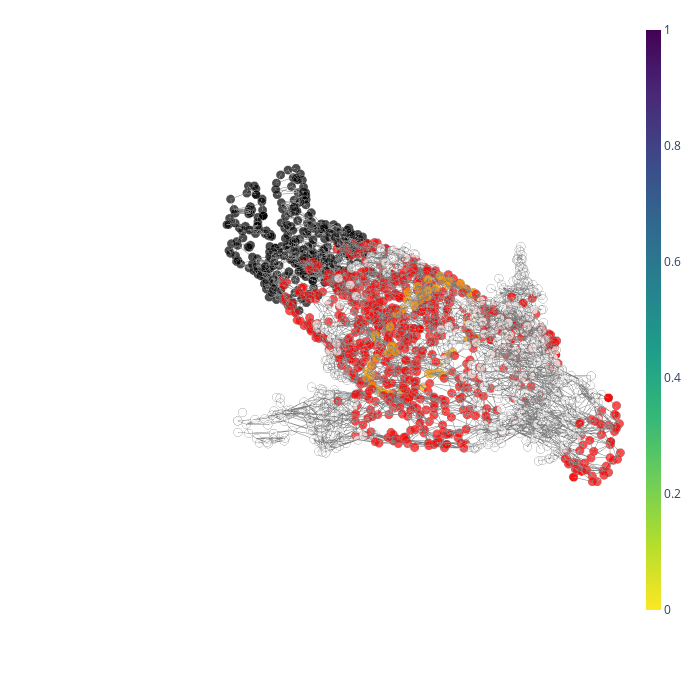

The code cell stored with this chart in its notebook:
### Code cell
# plot
node_elements = nx.get_node_attributes(graph, 'elements')

pos = dict()
node_colors = []
i=0
for n in node_elements.keys(): 
    pos[n] = X[node_elements[n]].mean(axis = 0)
    node_colors.append(colors[df_sample.loc[node_elements[n],"r"].value_counts().index[0]])
    i+=1
#pos = nx.spring_layout(graph, seed=0, dim=3)
#pos = nx.kamada_kawai_layout(graph, dim = 3)
#pos = nx.layout.spectral_layout(graph, dim = 3)


node_text = [k for k in node_elements.keys()]
node_sizes = [len(el) for el in node_elements.values()]

fig = mp.visualize.create_network_3d(graph, 
                                    pos, 
                                    [20]*len(node_sizes),#node_sizes, 
                                    node_colors, 
                                    node_text, 
                                    node_scale=12)


fig.update_layout(width=700,height=700,margin=go.layout.Margin(t=20,l=200,r=50))
fig.show()

### Figure 1 — Plotly figure (JSON) as saved in the notebook; plotly's stock layout.template omitted (floating-point values rounded to 4 significant figures; data arrays with more than 128 entries replaced by an {"elided": "..."} marker saying what was removed)
{"data": [{"hoverinfo": "none", "line": {"color": "rgb(125,125,125)", "width": 1}, "mode": "lines", "type": "scatter3d", "x": {"elided": "21051 float values"}, "y": {"elided": "21051 float values"}, "z": {"elided": "21051 float values"}}, {"hoverinfo": "text", "marker": {"cmax": 1, "cmin": 0, "color": {"elided": "1767 str values"}, "colorbar": {"thickness": 15, "title": {"side": "right", "text": ""}, "xanchor": "left"}, "colorscale": [[0, "#440154"], [0.1111, "#482878"], [0.2222, "#3e4989"], [0.3333, "#31688e"], [0.4444, "#26828e"], [0.5556, "#1f9e89"], [0.6667, "#35b779"], [0.7778, "#6ece58"], [0.8889, "#b5de2b"], [1, "#fde725"]], "line": {"color": "#888", "width": 2}, "reversescale": true, "showscale": true, "size": {"elided": "1767 int values"}, "sizemin": 4, "sizemode": "area", "sizeref": 0.2778}, "mode": "markers", "text": {"elided": "1767 str values"}, "type": "scatter3d", "x": {"elided": "1767 float values"}, "y": {"elided": "1767 float values"}, "z": {"elided": "1767 float values"}}], "layout": {"height": 700, "hovermode": "closest", "margin": {"l": 200, "r": 50, "t": 20}, "scene": {"xaxis": {"showbackground": false, "showgrid": false, "showline": false, "showticklabels": false, "title": {"text": ""}, "zeroline": false}, "yaxis": {"showbackground": false, "showgrid": false, "showline": false, "showticklabels": false, "title": {"text": ""}, "zeroline": false}, "zaxis": {"showbackground": false, "showgrid": false, "showline": false, "showticklabels": false, "title": {"text": ""}, "zeroline": false}}, "showlegend": false, "title": {"text": ""}, "width": 700}}
